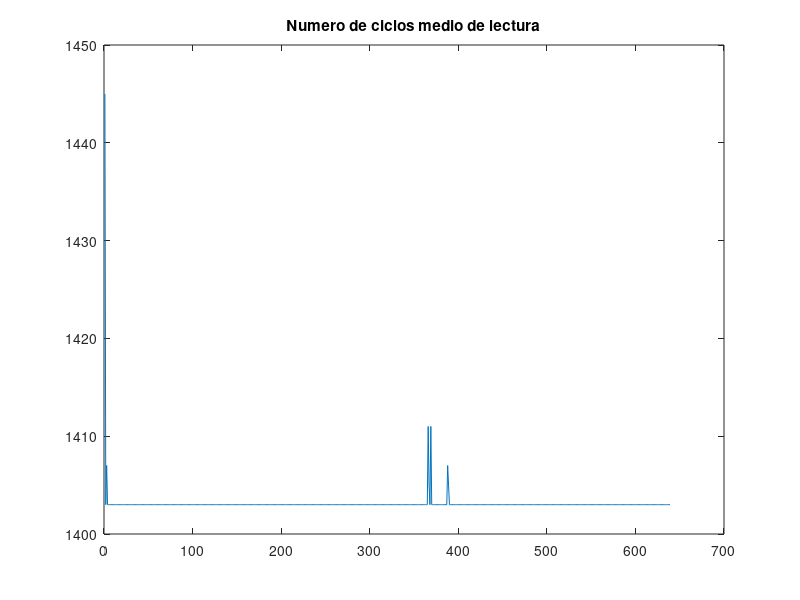
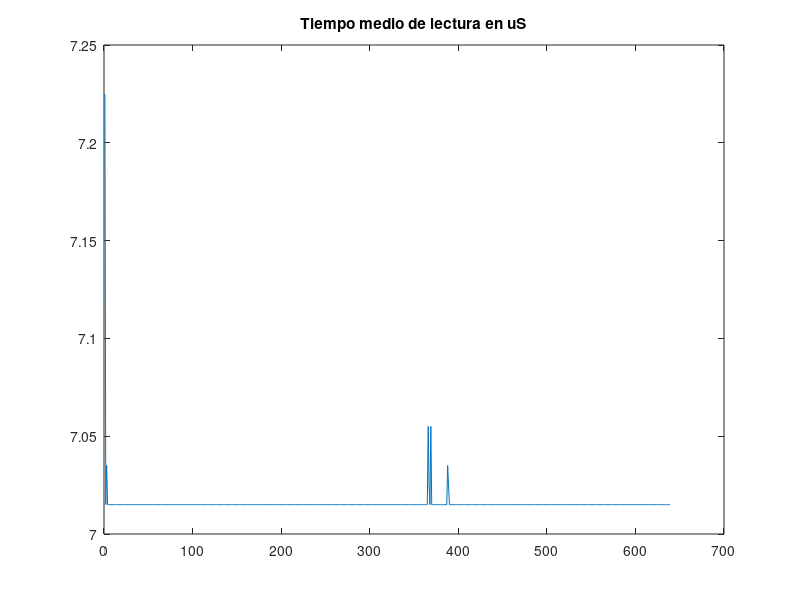

The MATLAB script that drew these images, in order:
close all;
clear all;

Times = csvread('PRU0Test1.csv');
T = zeros(1,length(Times)-2);
for i=1:length(Times)-2
   T(i) = Times(1,i+1) - Times(1,i);
end

figure;
plot(T);
title('Numero de ciclos medio de lectura')

figure;
plot((T*5)/1000);
title('Tiempo medio de lectura en uS')